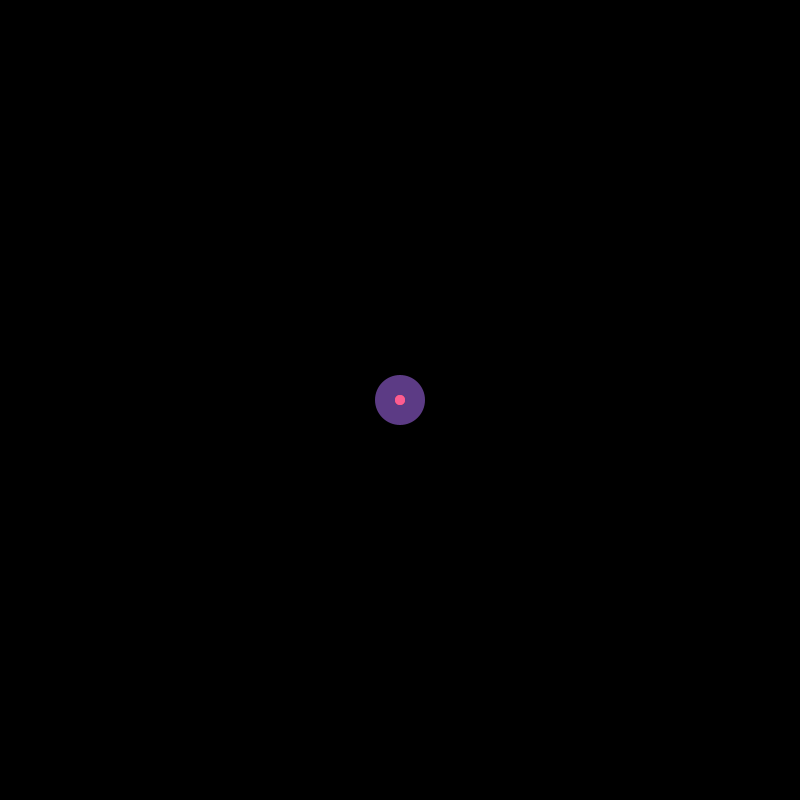
Frame 1 (no input)
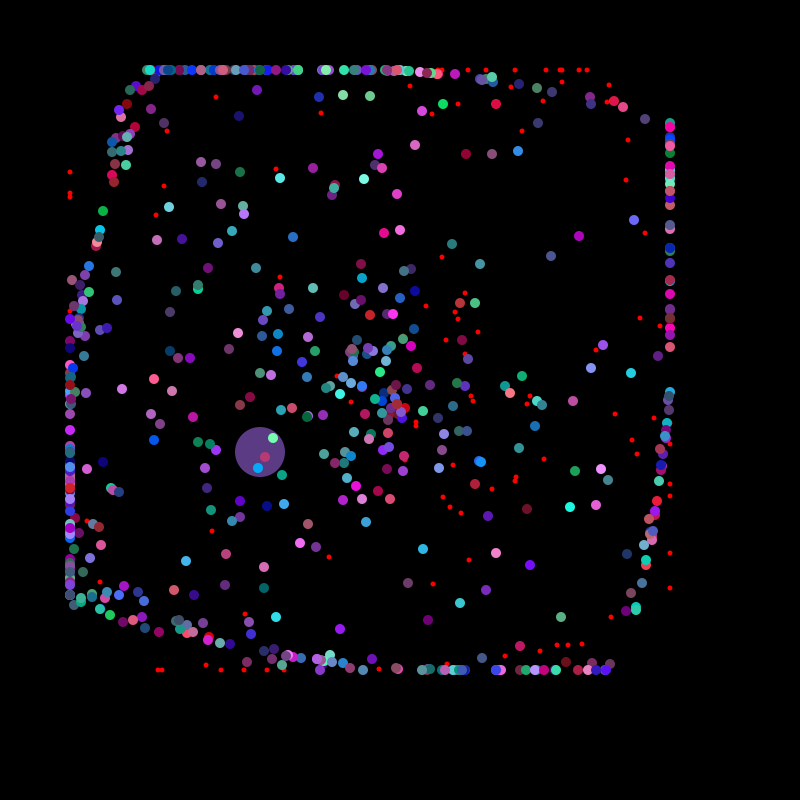
Frame 60 (the mouse pressed at the canvas centre just before this capture)
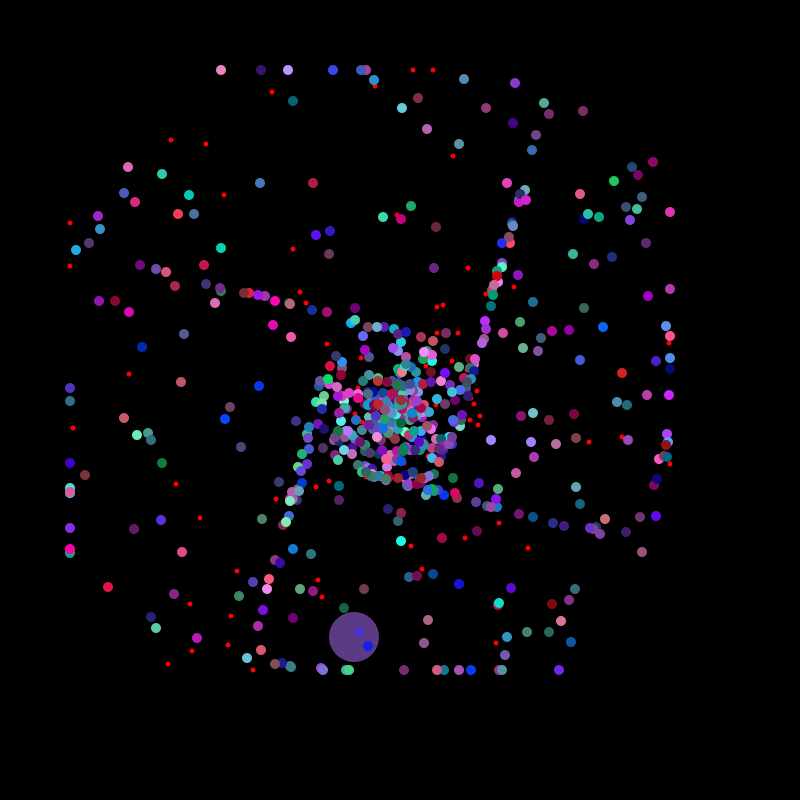
Frame 120 (the mouse held since frame 60 and released just before this capture)

The Processing sketch that drew these frames (run headless with seeded random() and noise(); from frame 60 on, the mouse is pressed at the canvas centre):

// Processing sketch: starfeild
// ── starfeild.pde
Particle [] starray;
 void setup(){ 
   size(800,800);
   starray= new Particle[701];
   starray[0]=new JumboParticle();
   for(int j=1; j<starray.length-600; j++){
     starray[j]=new OddParticle();
   }
   for(int i=101; i<starray.length; i++){
   starray[i]=new NormalParticle();
 }
 }
 
 void draw(){
   background(0);
   for(int i=0; i<starray.length; i++){
     starray[i].show();
     starray[i].move();
     
   }
 
 }
 
 interface Particle{
   void show();
   void move();
 }

// ── JumboParticle.pde
class JumboParticle implements Particle{
  double x, y, angle, speed;
  int r, g, b, test=0;
  
  JumboParticle(){
   x=width/2;
   y=height/2;
   speed=Math.random()*20;
   angle=(Math.PI*2)*Math.random();
  }
   
   void move(){
    x+=Math.cos(angle)*speed; 
    y+=Math.sin(angle)*speed; 
    angle+=.087;
    
    if(x>670){
      x=670;
    } else if(x<70){
    x=70;
   }
   
    if(y>670){
      y=670;
    } else if(y<70){
    y=70;
   }
   
   }
   
   void show(){
     noStroke();
     if(test==0){
       randColor();
       test=200;
     }
     test--;
     colorMode(HSB);
     fill(r, g, b);
     ellipse((int)x, (int)y, 50, 50);
   }
   
   void randColor(){
    r=((int)(Math.random()*(155)+100)); 
    g=((int)(Math.random()*(155)+100)); 
    b=((int)(Math.random()*(155)+100)); 
   }
   
   
}

// ── NormalParticle.pde
class NormalParticle implements Particle{
  double x, y, angle, speed;
  int r, g, b, test=0;
  
  NormalParticle(){
   x=width/2;
   y=height/2;
   speed=Math.random()*20;
   angle=(Math.PI*3)*Math.random();
  }
   
   void move(){
    x+=Math.cos(angle)*speed; 
    y+=Math.sin(angle)*speed; 
    angle+=.057;
    
    if(x>670){
      x=670;
    } else if(x<70){
    x=70;
   }
   
    if(y>670){
      y=670;
    } else if(y<70){
    y=70;
   }
   
   }
   
   void show(){
     noStroke();
     if(test==0){
       randColor();
       test=200;
     }
     test--;
     colorMode(HSB);
     fill(r, g, b);
     ellipse((int)x, (int)y, 10, 10);
   }
   
   void randColor(){
    r=((int)(Math.random()*(155)+100)); 
    g=((int)(Math.random()*(155)+100)); 
    b=((int)(Math.random()*(155)+100)); 
   }
   
   
}

// ── OddParticle.pde
class OddParticle implements Particle{
  double x, y, angle, speed;
  int r, g, b, test=0;
  
  OddParticle(){
   x=width/2;
   y=height/2;
   speed=Math.random()*20;
   angle=(Math.PI*3)*Math.random();
  }
   
   void move(){
    x+=Math.cos(angle)*speed; 
    y+=Math.sin(angle)*speed; 
    angle+=-.057;
    
    if(x>670){
      x=670;
    } else if(x<70){
    x=70;
   }
   
    if(y>670){
      y=670;
    } else if(y<70){
    y=70;
   }
   
   }
   
   void show(){
     noStroke();
     if(test==0){
       randColor();
       test=200;
     }
     test--;
     colorMode(HSB);
     fill(r, g, b);
     ellipse((int)x, (int)y, 5, 5);
   }
   
   void randColor(){
    r=255;//((int)(Math.random()*(155)+100)); 
    g=255;//((int)(Math.random()*(155)+100)); 
    b=255;//((int)(Math.random()*(155)+100)); 
   }
   
   
}
